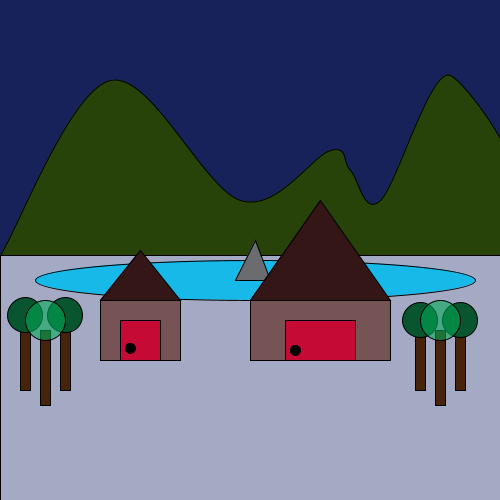
Frame 1 (no input)
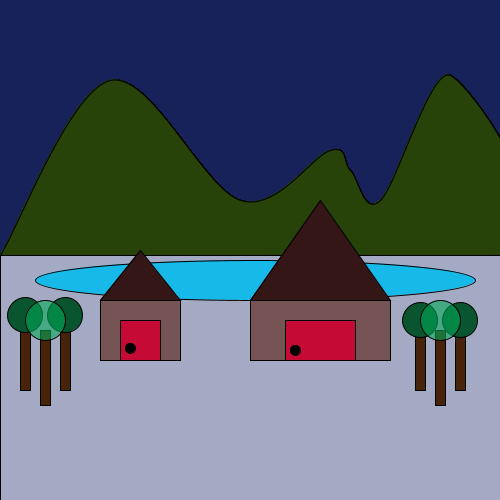
Frame 60 (the mouse pressed at the canvas centre just before this capture)
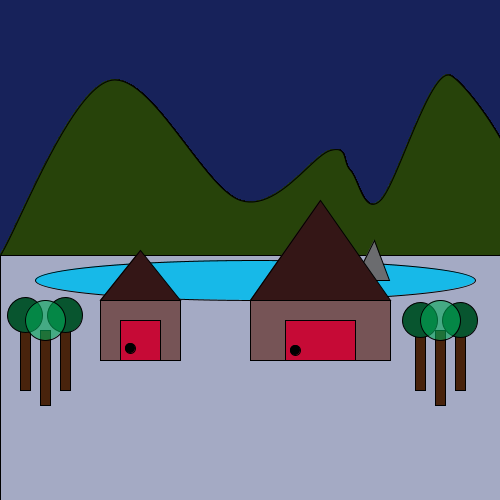
Frame 120 (the mouse held since frame 60 and released just before this capture)

The Processing sketch that drew these frames (run headless with seeded random() and noise(); from frame 60 on, the mouse is pressed at the canvas centre):

// Processing sketch: processing_12306
// ── processing_12306.pde

//Assignment #2
//Name:Katie Shumaker
//E-Mail:kshumaker@brynmawr.edu
//Date:9/16/10

float x=100, y=300, w=80, h=60;
float tx=100, ty=300, tx2=140, ty2=250, tx3=180, ty3=300; 

int sharkfin = 235;
int sharkfin2 = 255;
int sharkfin3 = 270;
int speed = 1;


void setup() {
  size (500,500);
  background (23,34,90);
  smooth ();

}

void draw() {
  
  //sky. Inital color of the sky before you click any key.
  fill (164,170,196);
  rect (0,255,500,255);
  
    //mountains
  fill (39,67,10);
  beginShape ();
  curveVertex (0,255);
  curveVertex (0,255);
  curveVertex (110,80);
  curveVertex (240,200);
  curveVertex (330,150);
  curveVertex (350,170);
  curveVertex (380,200);
  curveVertex (450,75);
  curveVertex (499,255);
  curveVertex (0,255);
  endShape (CLOSE);
  
  //body of water
  fill (23,185,232);
  ellipse (255,280,440,40);
  
    //sharkfin. The sharkfin moves around in the water.
fill (107,108,111);
triangle (sharkfin,280,sharkfin2,240,sharkfin3,280);

sharkfin = sharkfin + speed;
sharkfin2 = sharkfin2 + speed;
sharkfin3 = sharkfin3 + speed;

if ((sharkfin>475) || (sharkfin<35)) {
  speed = speed * -1;
}
if ((sharkfin2>475) || (sharkfin2<35)) {
  speed = speed * -1;
}
if ((sharkfin3>475) || (sharkfin3<35)) {
  speed = speed * -1;
}
   //houses
  fill (118,84,86);
  rect (x,y,w,h);
  rect (x+150,y,w+60,h);

//doors
fill (198,10,54);
rect (x+20,y+20,w-40,h-20);
rect (x+185,y+20,w-10,h-20);

//roofs
fill (52,22,22);
triangle (tx,ty,tx2,ty2,tx3,ty3);
triangle (tx+150,ty,tx2+180,ty2-50,tx3+210,ty3);

//door knobs
fill (0);
ellipse (130,348,10,10);
ellipse (295,350,10,10);

//trees
fill (72,35,12);
rect (x-40,y+15,w-70,h+15);
rect (x-60,y+30,w-70,h+15);
rect (x-80,y+15,w-70,h+15);
rect (x+315,y+15,w-70,h+15);
rect (x+335,y+30,w-70,h+15);
rect (x+355,y+15,w-70,h+15);
 

//leaves
fill (8,85,47);
ellipse (25,315,35,35);
ellipse (65,315,35,35);
ellipse (420,320,35,35);
ellipse (460,320,35,35);

//transparent leaves
fill (2,170,87,150);
ellipse (45,320,40,40);
ellipse (440,320,40,40);



}


void keyPressed() {
 
  //background changes from night to day when you press any key.
  background (59,145,255);

}
